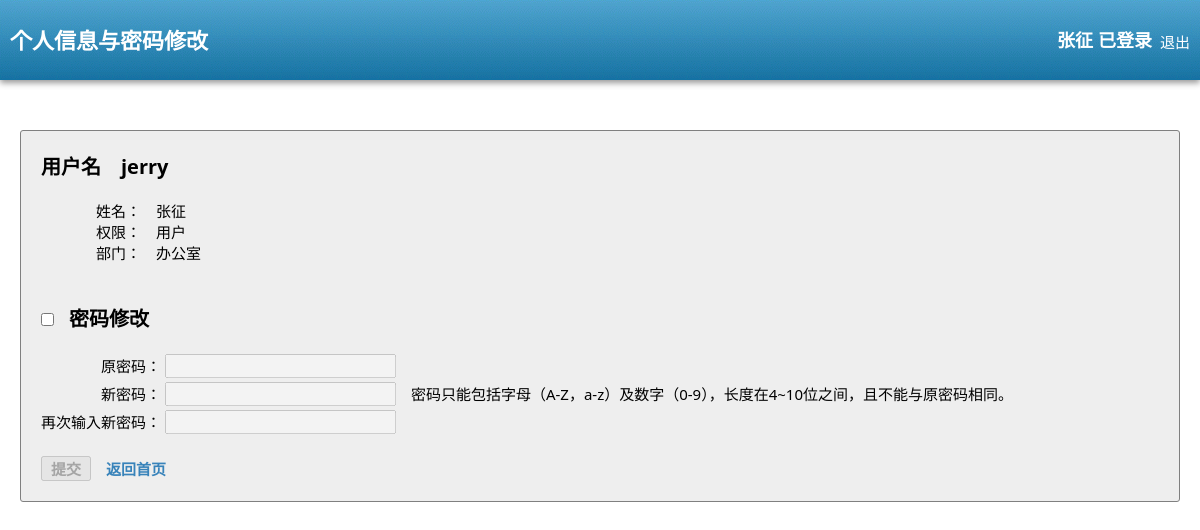
The page /profile.php?id=1 (signed in) on the database as committed earlier.
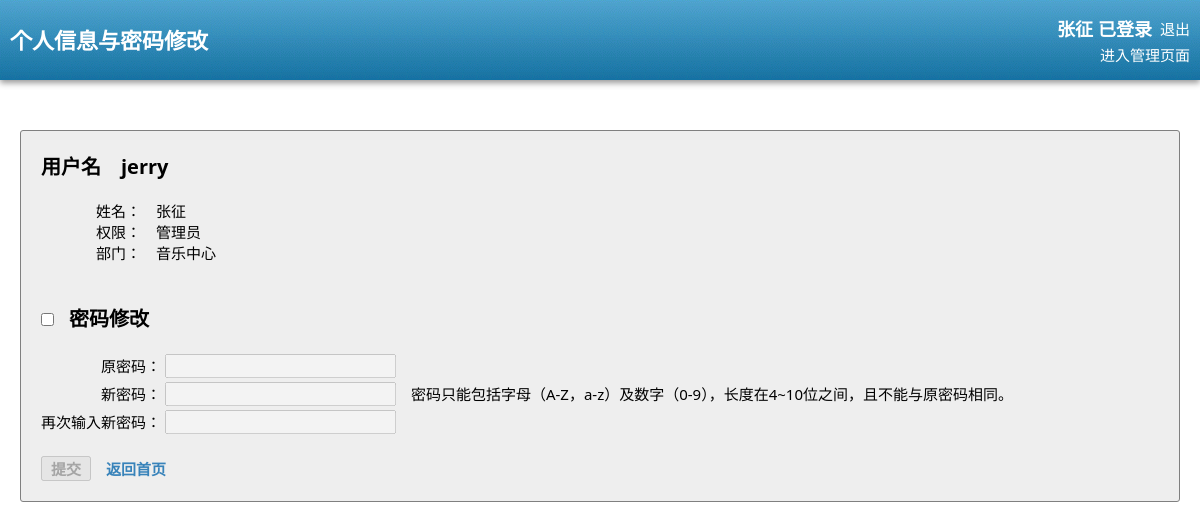
The same page on the database as committed later.
### tables this page shows
CREATE TABLE IF NOT EXISTS `bk_staff` (
  `s_id` int(11) NOT NULL,
  `s_username` varchar(15) NOT NULL,
  `s_password1` varchar(50) NOT NULL,
  `s_name` varchar(15) NOT NULL,
  `s_right` int(11) NOT NULL,
  `s_rtitle` varchar(15) NOT NULL,
  `s_logged` int(11) NOT NULL,
  `s_pwresetted` int(11) NOT NULL,
  `s_dep` int(11) NOT NULL,
  `s_depname` varchar(15) NOT NULL
);

### profile.php (the view, shortened to what this page needs)
<!DOCTYPE html>
<html lang="en">
	<head>
		<link rel="stylesheet" href="styles/ui.css" media="all" />
	</head>
	<body>
		<?php
			echo "<header>";
			echo "<h1>个人信息与密码修改</h1>";
			echo "<div id='loginfo'>";
			include("conn.php");
			logincheck();
			echo "</div>";
			echo "</header>";
			if(!empty($_GET['id'])) {
				$sql = "select * from bk_staff where s_id=" .$_GET['id'] ;
				$result = mysql_query($sql);
				if($row = mysql_fetch_array($result)) {
					?>
					<div class="nav1"></div>
					<div id="main">
						<div id="subform">
							<span class="subformtitle">用户名　<?php echo $row['s_username']; ?></span>
							<br><br>
							<span class="subformitem">姓名：</span><span class="subformcontent">　<?php echo $row['s_name']; ?></span>
							<br>
							<span class="subformitem">权限：</span><span class="subformcontent">　<?php echo $row['s_rtitle'];?></span>
							<br>
							<span class="subformitem">部门：</span><span class="subformcontent">　<?php echo $row['s_depname'];?></span>
							<br><br><br>
							<input type="checkbox" id="ckbox">　<label for="ckbox" class="subformtitle">密码修改</label>
							<br><br>
							<form action="changepw.php" method="post" id="pwchangeform">
								<span class="subformitem1">原密码：</span>
								<input type="password" disabled="disabled" name="ops" id="ops" class="inputstyle">　<span id="pOps"></span>
								<br>
								<span class="subformitem1">新密码：</span>
								<input type="password" disabled="disabled" name="ps1" id="ps1" class="inputstyle">　<span id="pPs1">密码只能包括字母（A-Z，a-z）及数字（0-9），长度在4~10位之间，且不能与原密码相同。</span>
								<br>
								<span class="subformitem1" disabled="disabled" >再次输入新密码：</span>
								<input type="password" disabled="disabled" name="ps2" id="ps2" class="inputstyle">　<span id="pPs2"></span>
								<br><br>
								<input type="submit" value="提交" id="sub" disabled="disabled">　<a href='index.php'>返回首页</a>　<span id="pSuccess"></span>
							</form>
						</div>
					</div>
					<?php
				}
			}
		?>
	</body>
</html>

### conn.php (shortened to what this page needs)
<?php
	function logincheck() {
		if ($_SESSION['flag']=="logged" && !empty($_COOKIE['sid'])) {
			$sql_user="select * from bk_staff where s_id=".$_COOKIE['sid'];
			$rs_user=mysql_query($sql_user);
			$row_user=mysql_fetch_array($rs_user);
			if($row_user['s_right']!=4) {
				if($row_user['s_right']==1) {
					echo "<div id='upperinfo'>";
					echo "<span id='upperlogout'><a href='logout.php'>退出</a></span>";
					echo "<span id='upperlogin'><p>已登录</p><a id='namelink' href='profile.php?id=".$_COOKIE['sid']."'>".$_COOKIE['name']."</a></span>";
					echo "</div>";
					echo "<div id='lowerinfo'>";
					echo "<span id='lowerswitch'><a href='admin/index.php'>进入管理页面</a></span>";
					echo "</div>";
				} else {
					echo "<span id='middlelogout'><a href='logout.php'>退出</a></span>";
					echo "<p>已登录</p><a id='namelink' href='profile.php?id=".$_COOKIE['sid']."'>".$_COOKIE['name']."</a>";
				}
			} else {
				echo "<span id='middlelogout'><a href='login.php'>登录</a></span>";
				echo "<p>当前用户为 ".$_COOKIE['name']."</p>";
			}
		}
	}

### styles/ui.css (style rules this page uses)
* { padding:0;margin:0 }
html,body { font-family:"Microsoft YaHei", "微软雅黑", "Segoe UI", Verdana, Arial, "宋体", Simsun; font-size:12px;overflow-x:auto; width:100%; }
select,input { font-family:"Microsoft YaHei", "微软雅黑", "Segoe UI", Verdana, Arial, "宋体", Simsun; font-size:15px; }
h1,h2,h3,h4,h5,h6 { display:block; }
p { display:block; }
a { text-decoration:none; }
body { -webkit-text-size-adjust: none; -ms-touch-action: none; -webkit-overflow-scrolling: touch; }
header { width:100%; color:#fff; top:0; left:0; box-shadow: 0 3px 6px #999; background:url(../images/header_bg.gif); position:fixed; height:80px; overflow-x:hidden; overflow-y:hidden; }
header h1 { text-indent:10px; height:80px; line-height:80px; float:left; min-width:300px; font-size:22px; overflow:hidden; }
header a { color:#fff; font-size:15px; float:right; }
header p { font-size:18px; font-weight:bold; float:right; text-align:right; padding:0 8px 0 5px; }
#loginfo { width:500px; height:80px; line-height:80px; padding:0 10px 0 0; position:absolute; right:0; top:0; overflow:hidden; }
#upperinfo { width:100%; height:40px; line-height:40px; float:right; }
#upperlogin { height:59px; line-height:59px; }
#namelink { font-size:18px; font-weight:bold; }
#upperlogout { height:59px; line-height:59px; }
#lowerinfo { width:100%; height:40px; line-height:40px; float:right; }
#lowerswitch { height:30px; line-height:30px; }
#main { width:100%; float:left; }
#subform { border:solid 1px rgb(128, 128, 128); margin:0 auto; margin:50px 20px 0; padding:20px; border-radius:3px; background-color:#eee; font-size:15px; }
.subformtitle { font-size:20px; font-weight:bold; }
.subformitem { display:inline-block; width:100px; font-size:15px; text-align:right; height:20px; }
.subformitem1 { display:inline-block; width:120px; font-size:15px; text-align:right; height:20px; }
.subformcontent { font-size:15px; }
.inputstyle { padding-left:5px; margin:2px 0 2px 0; }
#sub { width:50px; font-weight:bold; }
#subform a { font-size:15px; font-weight:bold; color:rgb(56, 131, 186); }
#pSuccess { display:inline-block; padding:5px 10px; border-radius:3px; font-size:15px; }
.nav1 { width:100%; height:80px; clear:both; float:left; }
#middlelogout { line-height:85px; }

Rows that differ between the two databases and show on the page:
changed bk_staff "jerry": s_right 2 → 1 (drawn); s_rtitle "用户" → "管理员"; s_depname "办公室" → "音乐中心"
Other text that changed with them:
$_COOKIE['name']: (not shown) → "张征"
$_COOKIE['name']: "张征" → (not shown)
text now shown: "进入管理页面"
